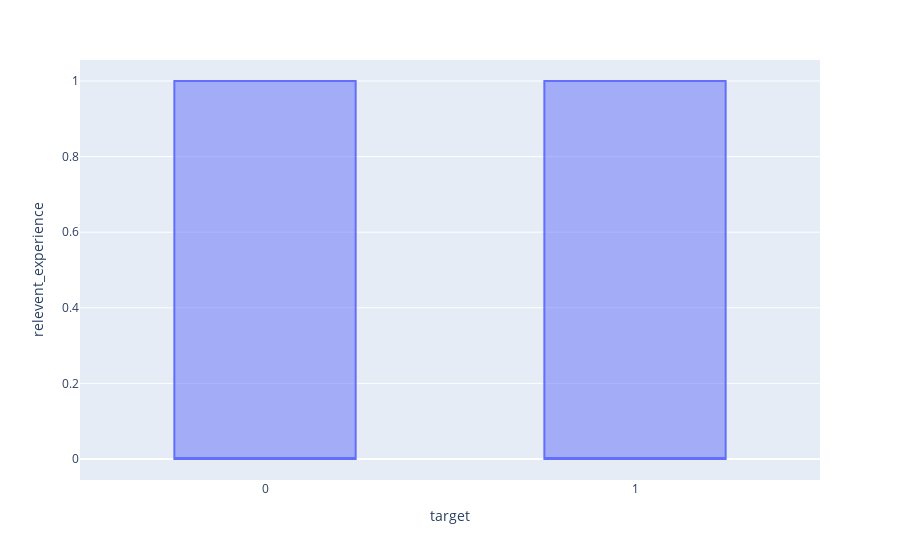

Write notebook code for a chart like this one.
### Code cell
import plotly.express as px
px.box(data_frame=dataset,x='target',y='relevent_experience')

### Figure 1 — Plotly figure (JSON) as saved in the notebook; plotly's stock layout.template omitted (floating-point values rounded to 4 significant figures; data arrays with more than 128 entries replaced by an {"elided": "..."} marker saying what was removed)
{"data": [{"alignmentgroup": "True", "hovertemplate": "target=%{x}<br>relevent_experience=%{y}<extra></extra>", "legendgroup": "", "marker": {"color": "#636efa"}, "name": "", "notched": false, "offsetgroup": "", "orientation": "v", "showlegend": false, "type": "box", "x": {"elided": "21287 int values"}, "x0": " ", "xaxis": "x", "y": {"elided": "21287 int values"}, "y0": " ", "yaxis": "y"}], "layout": {"boxmode": "group", "legend": {"tracegroupgap": 0}, "margin": {"t": 60}, "xaxis": {"anchor": "y", "domain": [0, 1], "title": {"text": "target"}}, "yaxis": {"anchor": "x", "domain": [0, 1], "title": {"text": "relevent_experience"}}}}
